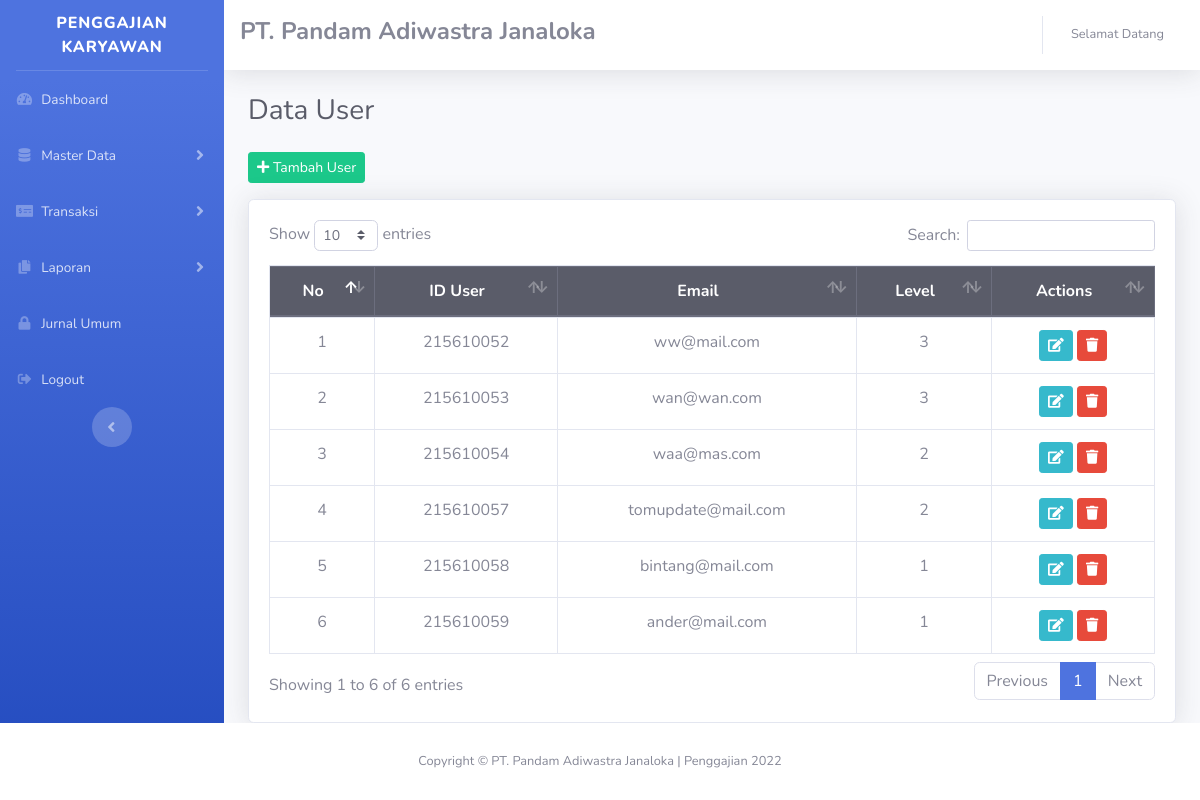
Screenshot of /index.php/admin/data_user with the database file from the repository.
### tables this page shows
CREATE TABLE `data_user` (
  `id_user` int(11) NOT NULL,
  `nip` int(11) NOT NULL,
  `email` varchar(50) NOT NULL,
  `password` text NOT NULL,
  `Level` varchar(20) NOT NULL
);

### application/controllers/admin/Data_User.php (called while the page is built, shortened)
<?php
class Data_User extends CI_Controller {
    public function index() {
        $data['title'] = "Data User";
        $data['user'] = $this->ModelPenggajian->get_data('data_user')->result();
        $data['pegawai'] = $this->ModelPenggajian->get_data('data_pegawai')->result();
        $data['hak_akses'] = $this->ModelPenggajian->get_data('hak_akses')->result();
        $data['filter'] = $this->db->query("SELECT * FROM data_pegawai WHERE email IS NULL OR email = '' OR password IS NULL OR password = ''")->result();
        $this->load->view('template_admin/header', $data);
        $this->load->view('template_admin/sidebar');
        $this->load->view('admin/Data_User', $data);
        $this->load->view('template_admin/footer');
    }
}
?>

### index.php (called while the page is built, shortened)
<?php
require_once BASEPATH.'core/CodeIgniter.php';

### application/models/ModelPenggajian.php (called while the page is built, shortened)
<?php
class ModelPenggajian extends CI_model{
	public function get_data($table) {
		return $this->db->get($table);
	}
}
?>

### application/views/admin/Data_User.php (the view, shortened to what this page needs)
<div class="container-fluid">
    <div class="d-sm-flex align-items-center justify-content-between mb-4">
        <h1 class="h3 mb-0 text-gray-800"><?php echo $title; ?></h1>
    </div>
    <a class="btn btn-sm btn-success mb-3" href="#" data-toggle="modal" data-target="#modalTambah"><i
            class="fas fa-plus"></i> Tambah User</a>
</div>
<div class="container-fluid">
    <div class="card shadow mb-4">
        <div class="card-body">
            <div class="table-responsive">
                <table class="table table-bordered" id="dataTable" width="100%" cellspacing="0">
                    <thead class="thead-dark">
                        <tr>
                            <th class="text-center">No</th>
                            <th class="text-center">ID User</th>
                            <th class="text-center">Email</th>
                            <th class="text-center">Level</th>
                            <th class="text-center">Actions</th>
                        </tr>
                    </thead>
                    <tbody>
                        <?php $no = 1; foreach ($user as $p) : ?>
                        <tr>
                            <td class="text-center"><?php echo $no++; ?></td>
                            <td class="text-center"><?php echo $p->nip ?></td>
                            <td class="text-center"><?php echo $p->email; ?></td>
                            <td class="text-center"><?php echo $p->Level; ?></td>
                            <td>
                                <center>
                                    <button class="btn btn-sm btn-info" data-toggle="modal"
                                        data-target="#modal_edit_user_<?php echo $p->id_user; ?>"><i
                                            class="fas fa-edit"></i></button>
                                            <a onclick="return confirm('Yakin Hapus?')" class="btn btn-sm btn-danger"
    href="<?php echo base_url('admin/data_user/delete_data/'.$p->nip) ?>"><i class="fas fa-trash"></i></a>
                                </center>
                            </td>
                        </tr>
                        <?php endforeach; ?>
                    </tbody>
                </table>
            </div>
        </div>
    </div>
</div>

### rows the page displays
data_user: nip "215610052", email "ww@mail.com", Level "3"
data_user: nip "215610053", email "wan@wan.com", Level "3"
data_user: nip "215610054", email "waa@mas.com", Level "2"
data_user: nip "215610057", email "tomupdate@mail.com", Level "2"
data_user: nip "215610058", email "bintang@mail.com", Level "1"
data_user: nip "215610059", email "ander@mail.com", Level "1"

### other values shown
$title "Data User"
